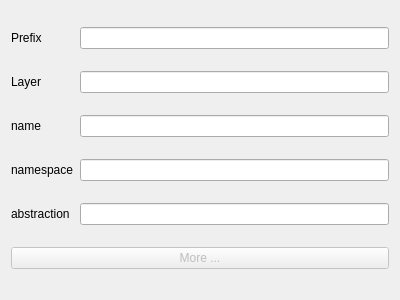
<?xml version="1.0" encoding="UTF-8"?>
<ui version="4.0">
 <class>NodePage</class>
 <widget class="QWizardPage" name="NodePage">
  <property name="geometry">
   <rect>
    <x>0</x>
    <y>0</y>
    <width>400</width>
    <height>300</height>
   </rect>
  </property>
  <property name="windowTitle">
   <string>WizardPage</string>
  </property>
  <layout class="QGridLayout" name="gridLayout">
   <item row="0" column="1">
    <widget class="QLineEdit" name="m_prefix"/>
   </item>
   <item row="0" column="0">
    <widget class="QLabel" name="label_2">
     <property name="text">
      <string>Prefix</string>
     </property>
    </widget>
   </item>
   <item row="1" column="0">
    <widget class="QLabel" name="label">
     <property name="text">
      <string>Layer</string>
     </property>
    </widget>
   </item>
   <item row="1" column="1">
    <widget class="QLineEdit" name="m_layer"/>
   </item>
   <item row="2" column="0">
    <widget class="QLabel" name="label_3">
     <property name="text">
      <string>name</string>
     </property>
    </widget>
   </item>
   <item row="4" column="1">
    <widget class="QLineEdit" name="m_abstraction"/>
   </item>
   <item row="2" column="1">
    <widget class="QLineEdit" name="m_name"/>
   </item>
   <item row="3" column="0">
    <widget class="QLabel" name="label_4">
     <property name="text">
      <string>namespace</string>
     </property>
    </widget>
   </item>
   <item row="3" column="1">
    <widget class="QLineEdit" name="m_namespace"/>
   </item>
   <item row="4" column="0">
    <widget class="QLabel" name="label_5">
     <property name="text">
      <string>abstraction</string>
     </property>
    </widget>
   </item>
   <item row="5" column="0" colspan="2">
    <widget class="QPushButton" name="pushButton">
     <property name="enabled">
      <bool>false</bool>
     </property>
     <property name="text">
      <string>More ...</string>
     </property>
    </widget>
   </item>
  </layout>
 </widget>
 <resources/>
 <connections/>
</ui>
